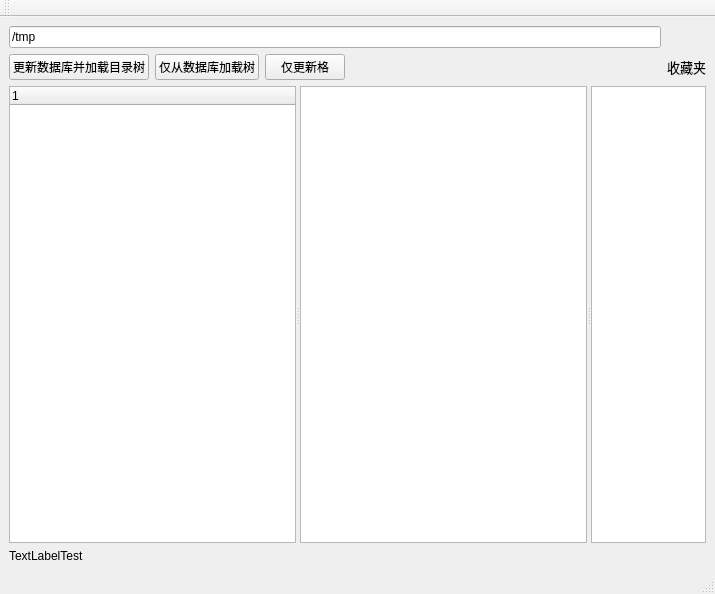
<?xml version="1.0" encoding="UTF-8"?>
<ui version="4.0">
 <class>FileM</class>
 <widget class="QMainWindow" name="FileM">
  <property name="geometry">
   <rect>
    <x>0</x>
    <y>0</y>
    <width>715</width>
    <height>594</height>
   </rect>
  </property>
  <property name="windowTitle">
   <string>FileM</string>
  </property>
  <widget class="QWidget" name="centralwidget">
   <layout class="QGridLayout" name="gridLayout">
    <item row="1" column="1">
     <widget class="QLabel" name="lb_sidebar">
      <property name="sizePolicy">
       <sizepolicy hsizetype="Fixed" vsizetype="Fixed">
        <horstretch>0</horstretch>
        <verstretch>0</verstretch>
       </sizepolicy>
      </property>
      <property name="font">
       <font>
        <pointsize>10</pointsize>
       </font>
      </property>
      <property name="frameShadow">
       <enum>QFrame::Plain</enum>
      </property>
      <property name="text">
       <string>收藏夹</string>
      </property>
      <property name="alignment">
       <set>Qt::AlignBottom|Qt::AlignHCenter</set>
      </property>
      <property name="textInteractionFlags">
       <set>Qt::NoTextInteraction</set>
      </property>
     </widget>
    </item>
    <item row="3" column="0">
     <widget class="QLabel" name="QLabl">
      <property name="sizePolicy">
       <sizepolicy hsizetype="Fixed" vsizetype="Fixed">
        <horstretch>0</horstretch>
        <verstretch>0</verstretch>
       </sizepolicy>
      </property>
      <property name="text">
       <string>TextLabelTest</string>
      </property>
     </widget>
    </item>
    <item row="0" column="0">
     <widget class="QLineEdit" name="le_path">
      <property name="text">
       <string>/tmp</string>
      </property>
     </widget>
    </item>
    <item row="2" column="0" colspan="2">
     <widget class="QSplitter" name="splitter">
      <property name="sizePolicy">
       <sizepolicy hsizetype="Expanding" vsizetype="Expanding">
        <horstretch>12</horstretch>
        <verstretch>0</verstretch>
       </sizepolicy>
      </property>
      <property name="minimumSize">
       <size>
        <width>150</width>
        <height>150</height>
       </size>
      </property>
      <property name="maximumSize">
       <size>
        <width>8510</width>
        <height>4000</height>
       </size>
      </property>
      <property name="orientation">
       <enum>Qt::Horizontal</enum>
      </property>
      <property name="childrenCollapsible">
       <bool>false</bool>
      </property>
      <widget class="QTreeWidget" name="lw_catalogue">
       <property name="sizePolicy">
        <sizepolicy hsizetype="Expanding" vsizetype="Expanding">
         <horstretch>5</horstretch>
         <verstretch>0</verstretch>
        </sizepolicy>
       </property>
       <property name="minimumSize">
        <size>
         <width>100</width>
         <height>100</height>
        </size>
       </property>
       <property name="maximumSize">
        <size>
         <width>4000</width>
         <height>16777215</height>
        </size>
       </property>
       <property name="acceptDrops">
        <bool>true</bool>
       </property>
       <property name="dragEnabled">
        <bool>false</bool>
       </property>
       <property name="dragDropMode">
        <enum>QAbstractItemView::NoDragDrop</enum>
       </property>
       <property name="defaultDropAction">
        <enum>Qt::IgnoreAction</enum>
       </property>
       <column>
        <property name="text">
         <string notr="true">1</string>
        </property>
       </column>
      </widget>
      <widget class="QListView" name="lw_main">
       <property name="sizePolicy">
        <sizepolicy hsizetype="Expanding" vsizetype="Expanding">
         <horstretch>5</horstretch>
         <verstretch>0</verstretch>
        </sizepolicy>
       </property>
       <property name="minimumSize">
        <size>
         <width>100</width>
         <height>100</height>
        </size>
       </property>
       <property name="maximumSize">
        <size>
         <width>4000</width>
         <height>16777215</height>
        </size>
       </property>
       <property name="acceptDrops">
        <bool>true</bool>
       </property>
       <property name="dragEnabled">
        <bool>true</bool>
       </property>
       <property name="dragDropMode">
        <enum>QAbstractItemView::InternalMove</enum>
       </property>
       <property name="resizeMode">
        <enum>QListView::Adjust</enum>
       </property>
       <property name="layoutMode">
        <enum>QListView::SinglePass</enum>
       </property>
      </widget>
      <widget class="QListWidgetRebuild" name="lw_sidebar">
       <property name="sizePolicy">
        <sizepolicy hsizetype="Expanding" vsizetype="Expanding">
         <horstretch>2</horstretch>
         <verstretch>0</verstretch>
        </sizepolicy>
       </property>
       <property name="minimumSize">
        <size>
         <width>50</width>
         <height>50</height>
        </size>
       </property>
       <property name="maximumSize">
        <size>
         <width>500</width>
         <height>4000</height>
        </size>
       </property>
       <property name="acceptDrops">
        <bool>true</bool>
       </property>
       <property name="dragEnabled">
        <bool>false</bool>
       </property>
       <property name="dragDropMode">
        <enum>QAbstractItemView::NoDragDrop</enum>
       </property>
       <property name="defaultDropAction">
        <enum>Qt::IgnoreAction</enum>
       </property>
       <property name="selectionMode">
        <enum>QAbstractItemView::SingleSelection</enum>
       </property>
       <property name="selectionBehavior">
        <enum>QAbstractItemView::SelectItems</enum>
       </property>
      </widget>
     </widget>
    </item>
    <item row="1" column="0">
     <layout class="QHBoxLayout" name="horizontalLayout">
      <item>
       <widget class="QPushButton" name="btn_updatetree">
        <property name="text">
         <string>更新数据库并加载目录树</string>
        </property>
       </widget>
      </item>
      <item>
       <widget class="QPushButton" name="btn_loadtree">
        <property name="text">
         <string>仅从数据库加载树</string>
        </property>
       </widget>
      </item>
      <item>
       <widget class="QPushButton" name="btn_updatelattice">
        <property name="text">
         <string>仅更新格</string>
        </property>
       </widget>
      </item>
      <item>
       <spacer name="horizontalSpacer">
        <property name="orientation">
         <enum>Qt::Horizontal</enum>
        </property>
        <property name="sizeHint" stdset="0">
         <size>
          <width>40</width>
          <height>20</height>
         </size>
        </property>
       </spacer>
      </item>
     </layout>
    </item>
   </layout>
  </widget>
  <widget class="QStatusBar" name="statusbar"/>
  <widget class="QToolBar" name="toolBar">
   <property name="windowTitle">
    <string>toolBar</string>
   </property>
   <attribute name="toolBarArea">
    <enum>TopToolBarArea</enum>
   </attribute>
   <attribute name="toolBarBreak">
    <bool>false</bool>
   </attribute>
  </widget>
 </widget>
 <customwidgets>
  <customwidget>
   <class>QListWidgetRebuild</class>
   <extends>QListWidget</extends>
   <header>RebuildMethod</header>
  </customwidget>
 </customwidgets>
 <resources/>
 <connections/>
</ui>
